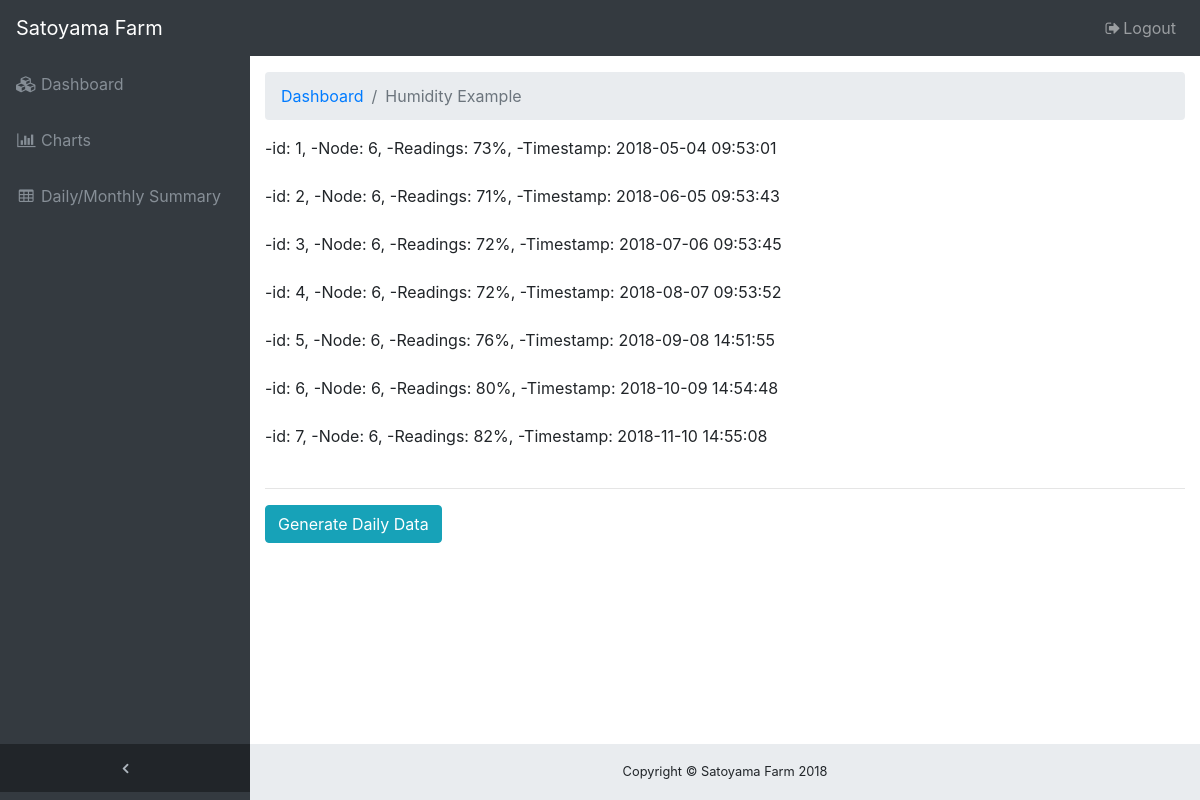
Screenshot of /table2.php with the database file from the repository.
### tables this page shows
CREATE TABLE `monthlyHumidity` (
  `id` int(10) NOT NULL,
  `Node` int(4) NOT NULL,
  `Readings` varchar(10) NOT NULL,
  `Timestamp` datetime NOT NULL,
  `Remarks` varchar(255) NOT NULL
);

### table2.php (the view, shortened to what this page needs)
<head>
  <link href="vendor/bootstrap/css/bootstrap.min.css" rel="stylesheet">
  <link href="vendor/font-awesome/css/font-awesome.min.css" rel="stylesheet" type="text/css">
  <link href="vendor/datatables/dataTables.bootstrap4.css" rel="stylesheet">
  <link href="css/sb-admin.css" rel="stylesheet">
</head>
<body class="fixed-nav sticky-footer bg-dark" id="page-top" data-ng-app="myApp" data-ng-controller="myController">
  <nav class="navbar navbar-expand-lg navbar-dark bg-dark fixed-top" id="mainNav">
    <a class="navbar-brand" href="">Satoyama Farm</a>
      <div class="collapse navbar-collapse" id="navbarResponsive">
      <ul class="navbar-nav navbar-sidenav" id="exampleAccordion">
        <li class="nav-item" data-toggle="tooltip" data-placement="right" title="Dashboard">
          <a class="nav-link" href="index.php">
            <i class="fa fa-fw fa-cubes"></i>
            <span class="nav-link-text">Dashboard</span>
          </a>
        </li>
        <li class="nav-item" data-toggle="tooltip" data-placement="right" title="Charts">
          <a class="nav-link" href="chart.php">
            <i class="fa fa-fw fa-bar-chart"></i>
            <span class="nav-link-text">Charts</span>
          </a>
        </li>
          <li class="nav-item" data-toggle="tooltip" data-placement="right" title="Tables">
          <a class="nav-link" href="table1.php">
            <i class="fa fa-fw fa-table"></i>
            <span class="nav-link-text">Daily/Monthly Summary</span>
          </a>
        </li>
      </ul>
      <ul class="navbar-nav sidenav-toggler">
        <li class="nav-item">
          <a class="nav-link text-center" id="sidenavToggler">
            <i class="fa fa-fw fa-angle-left"></i>
          </a>
        </li>
      </ul>
      <ul class="navbar-nav ml-auto">
        <li class="nav-item">
         <a class="nav-link" data-toggle="" data-target="" href="login.php">
            <i class="fa fa-fw fa-sign-out"></i>Logout</a>
        </li>
      </ul>
    </div>
  </nav>
  <div class="content-wrapper">
    <div class="container-fluid">
      <ol class="breadcrumb">
        <li class="breadcrumb-item">
          <a href="#">Dashboard</a>
        </li>
        <li class="breadcrumb-item active">Humidity Example</li>
      </ol>
<?php
$servername = "localhost";
$username = "root";
$password = "";
$dbname = "satoyama";
$conn = new mysqli($servername, $username, $password, $dbname);
$sql = "SELECT * FROM monthlyhumidity";
$result = $conn->query($sql);
if ($result->num_rows > 0) {
    while($row = $result->fetch_assoc()) {
        echo "-id: " . $row["id"].   ",  -Node: " . $row["Node"].  ",  -Readings: " . $row["Readings"].  ",  -Timestamp: " . $row["Timestamp"]. "<br><br>";
    }
} else {
    echo "0 results";
}
?>
    <hr>
    <a href="table1.php" button type="button" class="btn btn-default btn-md btn-info"> Generate Daily Data </a>
      </div>
    </div>
    <footer class="sticky-footer">
      <div class="container">
        <div class="text-center">
          <small>Copyright © Satoyama Farm 2018</small>
        </div>
      </div>
    </footer>
    </body>
</html>

### css/sb-admin.css (style rules this page uses)
body { overflow-x: hidden; }
body.sticky-footer { margin-bottom: 56px; }
body.sticky-footer .content-wrapper { min-height: calc(100vh - 56px - 56px); }
body.fixed-nav { padding-top: 56px; }
.content-wrapper { min-height: calc(100vh - 56px); padding-top: 1rem; }
#mainNav .navbar-collapse { overflow: auto; max-height: 75vh; }
#mainNav .navbar-collapse .navbar-nav .nav-item .nav-link { cursor: pointer; }
#mainNav .navbar-collapse .sidenav-toggler { display: none; }
@media (min-width: 992px) { #mainNav .navbar-brand { width: 250px; } }
@media (min-width: 992px) { #mainNav .navbar-collapse { overflow: visible; max-height: none; } }
@media (min-width: 992px) { #mainNav .navbar-collapse .navbar-sidenav { position: absolute; top: 0; left: 0; -webkit-flex-direction: column; -ms-flex-direction: column; flex-direction: column; margin-top: 56px; } }
@media (min-width: 992px) { #mainNav .navbar-collapse .navbar-sidenav > .nav-item { width: 250px; padding: 0; } }
@media (min-width: 992px) { #mainNav .navbar-collapse .navbar-sidenav > .nav-item > .nav-link { padding: 1em; } }
#mainNav.fixed-top .sidenav-toggler { display: none; }
@media (min-width: 992px) { #mainNav.fixed-top .navbar-sidenav { height: calc(100vh - 112px); } }
@media (min-width: 992px) { #mainNav.fixed-top .sidenav-toggler { position: absolute; top: 0; left: 0; display: flex; -webkit-flex-direction: column; -ms-flex-direction: column; flex-direction: column; margin-top: calc(100vh - 56px); } }
@media (min-width: 992px) { #mainNav.fixed-top .sidenav-toggler > .nav-item { width: 250px; padding: 0; } }
@media (min-width: 992px) { #mainNav.fixed-top .sidenav-toggler > .nav-item > .nav-link { padding: 1em; } }
#mainNav.fixed-top.navbar-dark .sidenav-toggler { background-color: #212529; }
#mainNav.fixed-top.navbar-dark .sidenav-toggler a i { color: #adb5bd; }
.content-wrapper { overflow-x: hidden; background: white; }
@media (min-width: 992px) { .content-wrapper { margin-left: 250px; } }
#sidenavToggler i { font-weight: 800; }
#mainNav.navbar-dark .navbar-collapse .navbar-sidenav > .nav-item > .nav-link { color: #868e96; }
@media (min-width: 992px) { #mainNav.navbar-dark .navbar-collapse .navbar-sidenav { background: #343a40; } }
footer.sticky-footer { position: absolute; right: 0; bottom: 0; width: 100%; height: 56px; background-color: #e9ecef; line-height: 55px; }
@media (min-width: 992px) { footer.sticky-footer { width: calc(100% - 250px); } }

### rows the page displays
monthlyhumidity: id "1", Node "6", Readings "73%", Timestamp "2018-05-04 09:53:01"
monthlyhumidity: id "2", Node "6", Readings "71%", Timestamp "2018-06-05 09:53:43"
monthlyhumidity: id "3", Node "6", Readings "72%", Timestamp "2018-07-06 09:53:45"
monthlyhumidity: id "4", Node "6", Readings "72%", Timestamp "2018-08-07 09:53:52"
monthlyhumidity: id "5", Node "6", Readings "76%", Timestamp "2018-09-08 14:51:55"
monthlyhumidity: id "6", Node "6", Readings "80%", Timestamp "2018-10-09 14:54:48"
monthlyhumidity: id "7", Node "6", Readings "82%", Timestamp "2018-11-10 14:55:08"
